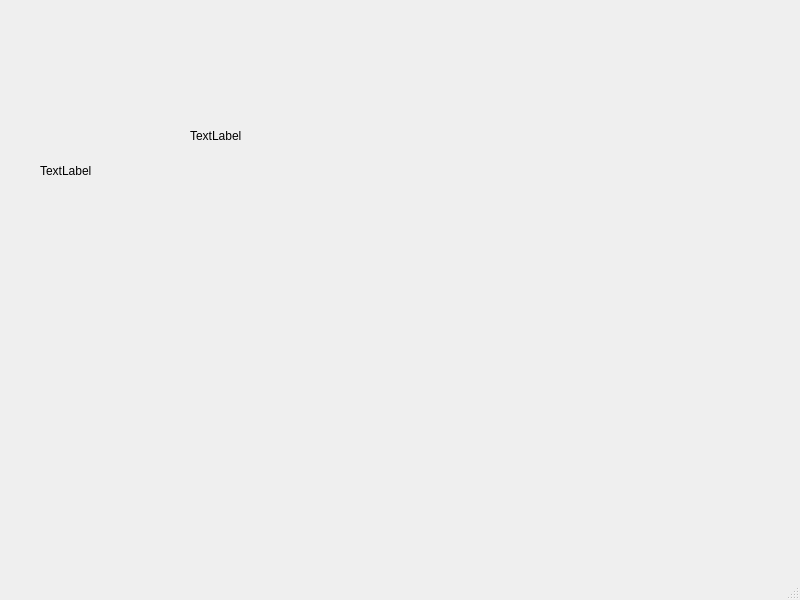
<?xml version="1.0" encoding="UTF-8"?>
<ui version="4.0">
 <class>MainWindow</class>
 <widget class="QMainWindow" name="MainWindow">
  <property name="geometry">
   <rect>
    <x>0</x>
    <y>0</y>
    <width>800</width>
    <height>600</height>
   </rect>
  </property>
  <property name="windowTitle">
   <string>MainWindow</string>
  </property>
  <widget class="QWidget" name="centralwidget">
   <widget class="QLabel" name="label">
    <property name="geometry">
     <rect>
      <x>40</x>
      <y>100</y>
      <width>121</width>
      <height>141</height>
     </rect>
    </property>
    <property name="text">
     <string>TextLabel</string>
    </property>
   </widget>
   <widget class="QLabel" name="label_2">
    <property name="geometry">
     <rect>
      <x>190</x>
      <y>100</y>
      <width>121</width>
      <height>71</height>
     </rect>
    </property>
    <property name="text">
     <string>TextLabel</string>
    </property>
   </widget>
  </widget>
  <widget class="QMenuBar" name="menubar">
   <property name="geometry">
    <rect>
     <x>0</x>
     <y>0</y>
     <width>800</width>
     <height>33</height>
    </rect>
   </property>
  </widget>
  <widget class="QStatusBar" name="statusbar"/>
 </widget>
 <resources>
  <include location="images.qrc"/>
 </resources>
 <connections/>
</ui>
